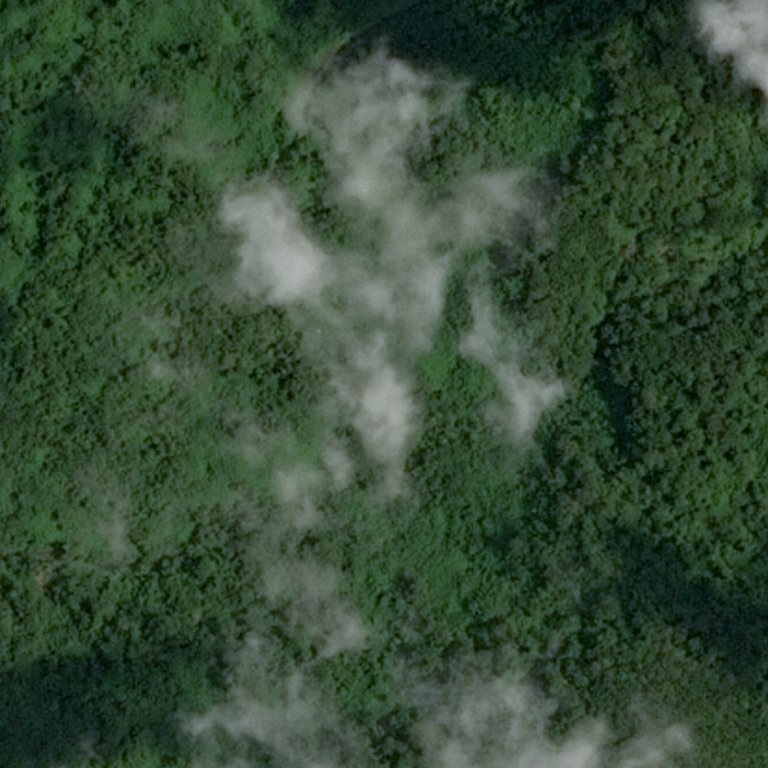
#> input picture cv_hw_3/task_1_ForDes/img/test_image_0.jpg, 768 x 768 px
$ python -i recognition.py   (imports and definitions only)
#> lines starting #> are read from the running program, lines starting #| are printed output that depends on the picture; after the words box and inside, x2 and y2 are one past the last pixel; in counts of white or black regions, pixels touching at a corner belong together
import cv2

import numpy as np

def area_recognition(image_path):
    """

    :param image_path: путь к изображению
    :return: строка 'Forest' или 'Desert'
    """
#> called with image_path = 'img/test_image_0.jpg'
    # Загрузка изображения
    image = cv2.imread(image_path)
#> image is the input picture: shape (768, 768, 3); mean B, G, R 54, 75.5, 54
    image_hsv = cv2.cvtColor(image, cv2.COLOR_BGR2HSV)
#> image_hsv: shape (768, 768, 3); mean H, S, V 61, 95.5, 75.5

    # Диапазоны для зелёного (лес)
    green_low = (35, 40, 40)  # Оттенки зелёного
    green_high = (85, 255, 255)

    # Диапазоны для жёлтого/коричневого (пустыня)
    yellow_low = (15, 40, 40)  # Оттенки жёлтого/коричневого
    yellow_high = (35, 255, 255)

    # Создание масок
    green_mask = cv2.inRange(image_hsv, green_low, green_high)
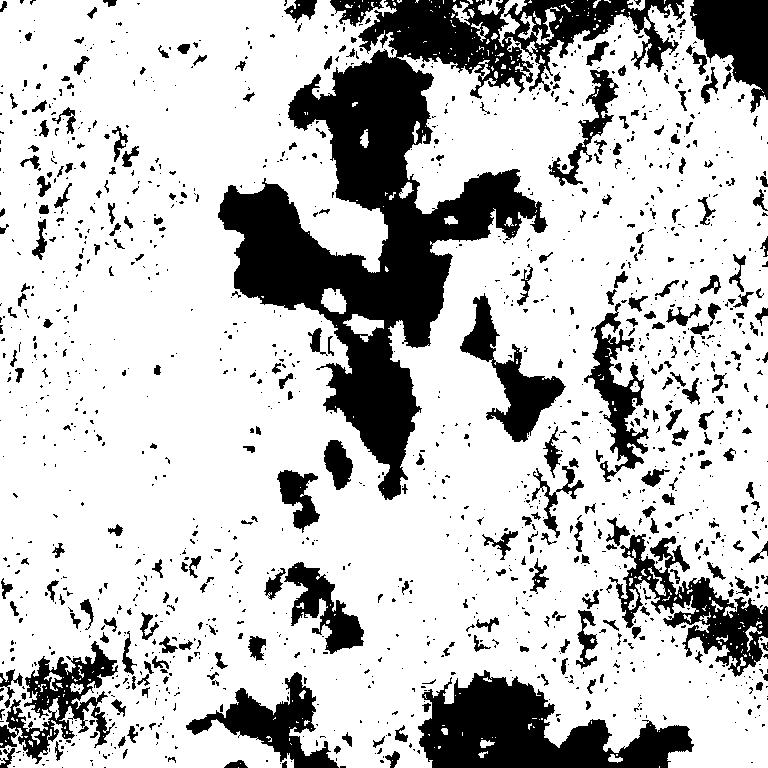
#> green_mask: shape (768, 768); 76.1% white; 1498 black regions (1158 under 20 px), largest, box (x1, y1, x2, y2) and area: (218, 0, 685, 500) 59971, (418, 670, 694, 768) 14386, (609, 534, 768, 677) 6923
    yellow_mask = cv2.inRange(image_hsv, yellow_low, yellow_high)
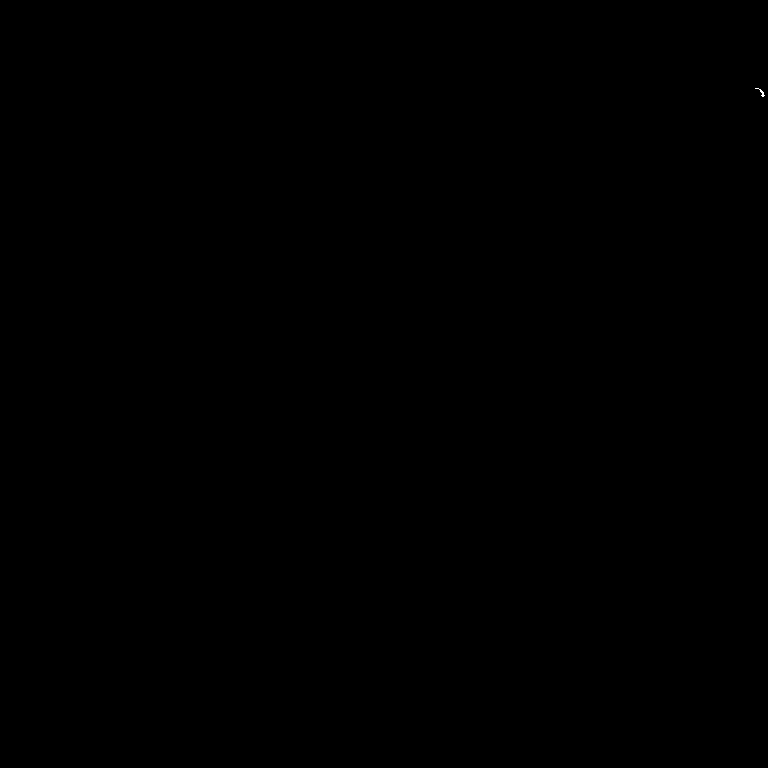
#> yellow_mask: shape (768, 768); 0% white in thin lines or dots, all inside (x1, y1, x2, y2) = (755, 88, 765, 97)

    # Подсчёт пикселей, попавших в диапазоны оттенков зеленого и желтого
    green_pixels = cv2.countNonZero(green_mask)
#> green_pixels = 449053
    yellow_pixels = cv2.countNonZero(yellow_mask)
#> yellow_pixels = 24

    # Классификация изображений
    if green_pixels > yellow_pixels:
        return "Forest"
    else:
        return "Desert"

>>> result = area_recognition('img/test_image_0.jpg')

$ run again, on cv_hw_3/task_1_ForDes/img/test_image_1.jpg
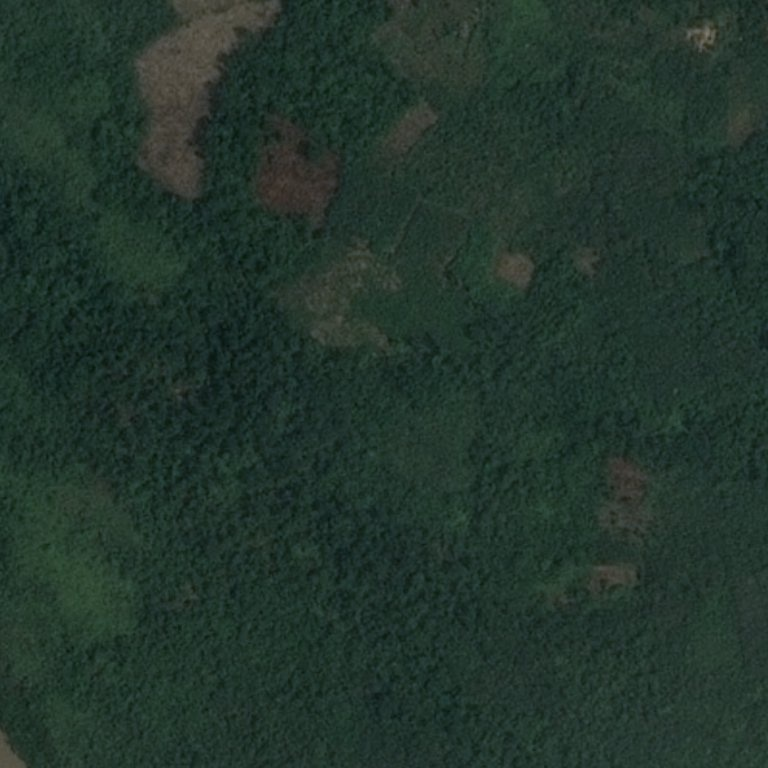
#> input picture cv_hw_3/task_1_ForDes/img/test_image_1.jpg, 768 x 768 px
#> in area_recognition, image is the input picture: shape (768, 768, 3); mean B, G, R 44.2, 53.4, 34.6
#> image_hsv: shape (768, 768, 3); mean H, S, V 74.1, 94, 53.5
#> in area_recognition, `green_mask = cv2.inRange(image_hsv, green_low, green_high)`:
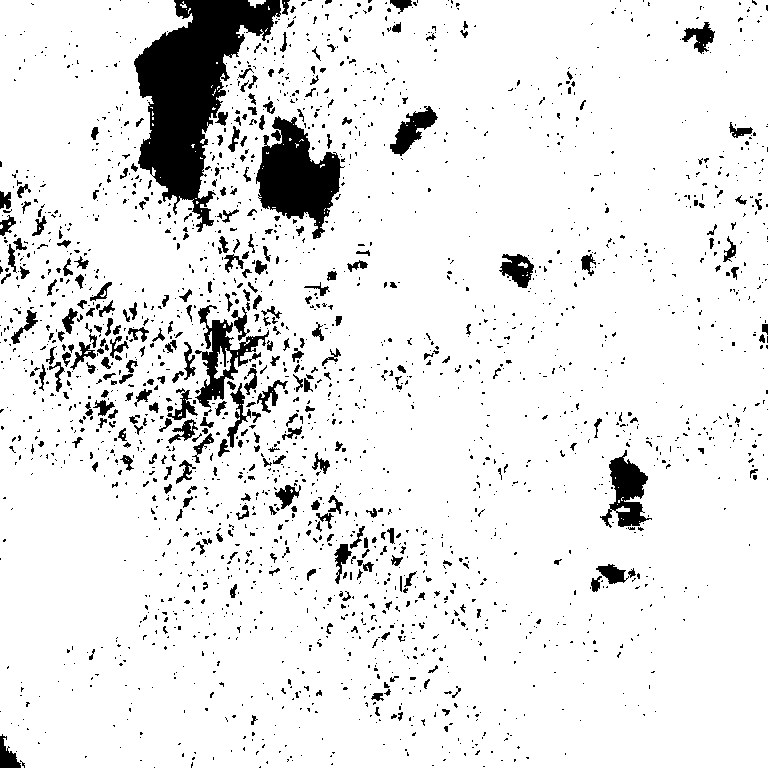
#> green_mask: shape (768, 768); 90.7% white; 2284 black regions (1963 under 20 px), largest, box (x1, y1, x2, y2) and area: (134, 0, 281, 232) 14732, (256, 116, 345, 239) 5799, (195, 305, 269, 408) 2149
#> in area_recognition, `yellow_mask = cv2.inRange(image_hsv, yellow_low, yellow_high)`:
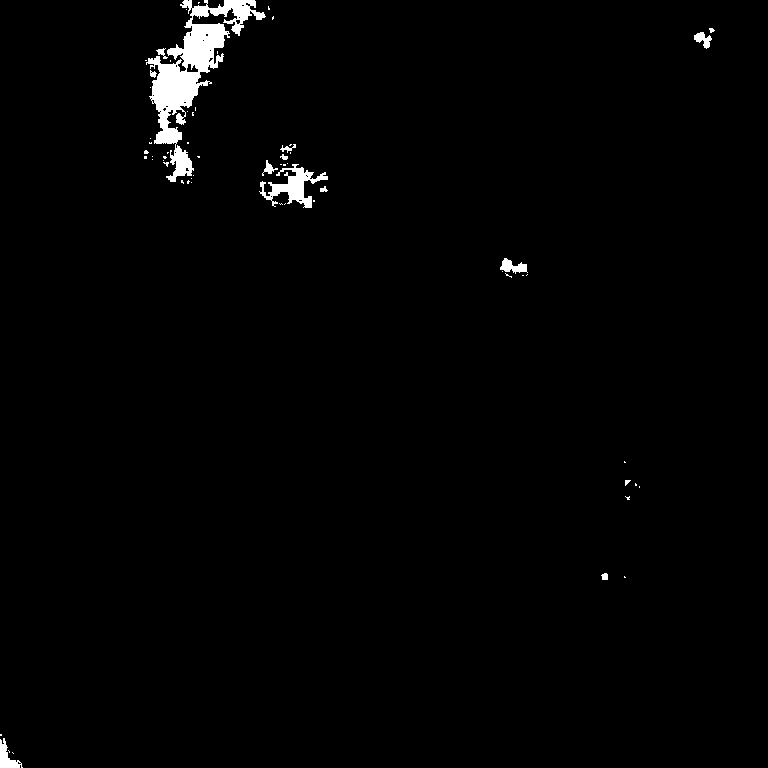
#> yellow_mask: shape (768, 768); 1.4% white; 62 white regions (48 under 20 px), largest, box (x1, y1, x2, y2) and area: (146, 0, 266, 182) 5933, (259, 164, 328, 208) 1094, (0, 738, 23, 768) 308
#> green_pixels = 534985
#> yellow_pixels = 8306
